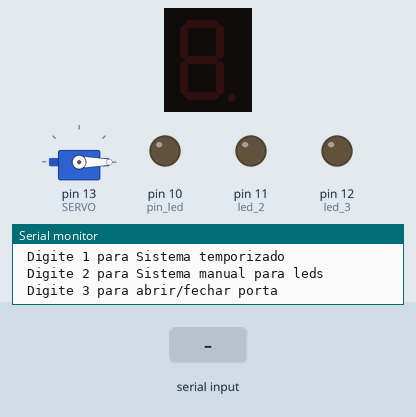
This sketch was run on a simulated Arduino Uno, built with avr-gcc and run on an emulated ATmega328P. Shown: 1-digit seven-segment display, servo, output pins drawn as LEDs (lit = HIGH), the last lines printed to the serial monitor. Wiring (inferred from the names in the program): 1-digit 7-segment display, segments lit when HIGH: segments pin 7, pin 8, pin 2, pin 3, pin 4, pin 6, pin 5, pin 9. Dashed ring = blinking. The test bench sets the inputs (shaded band). The segment pins are drawn as the display they are named for; pins used as bus, display or sensor lines are not drawn.

Above: at 1.2 s.
1.3 s: "1" received over Serial
At 2.7 s:
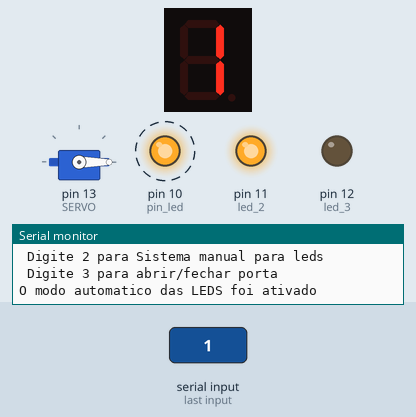
At 7.6 s:
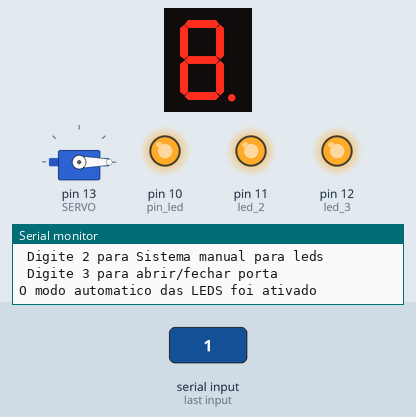
Timing chart, 0 to 9.1 s (numbered marks = the images above; inputs shaded):
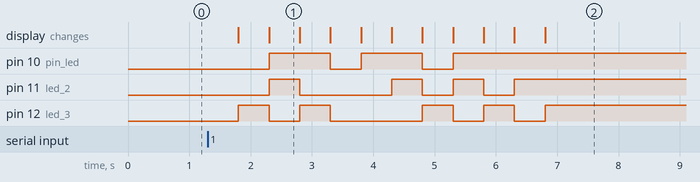

Measured:
- after the input at 1.3 s, pin 10 (pin_led): alternates HIGH for 1.0 s and LOW for 0.50 s, 5 changes in all, then stays HIGH, starting after 1.0 s; pin 11 (led_2): goes HIGH 0.50 s, LOW 1.5 s, HIGH 0.50 s, LOW 0.50 s, HIGH 0.50 s, LOW 0.50 s, then HIGH, starting after 1.0 s
- what the display in image 1 shows lasts 0.5 s, from 2.3 s to 2.8 s

The sketch:

aps_micro_prog.ino
```cpp
#include <Servo.h>

#define SERVO 13 // Porta Digital 6 PWM


//Controle do servo motor
Servo servoMotor; // Variável Servo
int posServo;
boolean statusServo = true; // false = fechado | true = aberto
boolean ledManual = false;

byte for_sist_temp[10][3] = { { 0,0,0 },  // = Digito 0
                           { 0,0,1 },  // = Digito 1
                           { 0,1,0 },  // = Digito 2
                           { 0,1,1 },  // = Digito 3
                           { 1,0,0 },  // = Digito 4
                           { 1,0,1 },  // = Digito 5
                           { 1,1,0 },  // = Digito 6
                           { 1,1,1 },  // = Digito 7
                           { 0,0,0 },  // = Digito 0
                           { 1,1,1 },  // = Digito 7
                                 };

byte seven_seg_digits[10][7] = { { 1,1,1,0,1,1,1 },  // = Digito 0
                                 { 1,0,0,0,0,0,1 },  // = Digito 1
                                 { 0,1,1,1,0,1,1 },  // = Digito 2
                                 { 1,1,0,1,0,1,1 },  // = Digito 3
                                 { 1,0,0,1,1,0,1 },  // = Digito 4
                                 { 1,1,0,1,1,1,0 },  // = Digito 5
                                 { 1,1,1,1,1,1,0 },  // = Digito 6
                                 { 1,0,0,0,0,1,1 },  // = Digito 7
                                 { 1,1,1,1,1,1,1 },  // = Digito 8
                                 { 1,1,0,1,1,1,1 },  // = Digito 9
                                 };
String comando = "MENU \n Digite 0 para sair \n Digite 1 para Sistema temporizado \n Digite 2 para Sistema manual para leds \n Digite 3 para abrir/fechar porta";

void setup()
{
  pinMode(2, OUTPUT); //Pino 2 do Arduino ligado ao segmento A
  pinMode(3, OUTPUT); //Pino 3 do Arduino ligado ao segmento B
  pinMode(4, OUTPUT); //Pino 4 do Arduino ligado ao segmento C
  pinMode(5, OUTPUT); //Pino 5 do Arduino ligado ao segmento D
  pinMode(6, OUTPUT); //Pino 6 do Arduino ligado ao segmento E
  pinMode(7, OUTPUT); //Pino 7 do Arduino ligado ao segmento F
  pinMode(8, OUTPUT); //Pino 8 do Arduino ligado ao segmento G
  pinMode(9, OUTPUT); //Vai ser o pino manual
  pinMode(10, OUTPUT); //led 1
  pinMode(11, OUTPUT); //led 2
  pinMode(12, OUTPUT); //led 3
  pinMode(13, OUTPUT); //Servo motor

  Serial.begin(9600);
  Serial.println(comando);

  servoMotor.attach(SERVO);
  servoMotor.write(0);

}

void sevenSegWrite(byte digit){
  byte pin = 2;
  byte pin_led = 10;

  //Percorre o array ligando os segmentos correspondentes ao digito
  for (byte segCount = 0; segCount < 10; ++segCount)
  {
    digitalWrite(pin, seven_seg_digits[digit][segCount]);
    digitalWrite(pin_led, seven_seg_digits[digit][segCount]);
    ++pin;
    ++pin_led;
  }
}


void displayseven(){
  //Contador de 0 a 15, ligando os segmentos correspondentes
  //0 a 9 = liga os segmentos correspondentes aos numeros
  //10 a 15 = Forma as letras A,B,C,D,E,F
  int limit = 15;
  for (byte count = 0; count < limit; count++)
  {
     delay(500);
     sevenSegWrite(count);
  }
  delay(4000);
}


void servo(){

  if (statusServo == true){
    for(posServo = 0; posServo < 120; posServo++)
    {
      servoMotor.write(posServo);
       delay(10);
    }
  }else{
    for(posServo = 120; posServo >= 0; posServo--)
    {
      servoMotor.write(posServo);
      delay(10);
    }
  }
}

int status = 999;
void loop()
{
  if (status == 999){

    char c = Serial.read(); //VARIÁVEL RESPONSÁVEL POR RECEBER O CARACTER DIGITADO NA ENTRADA DE DADOS DO MONITOR SERIAL

    switch(c){
      case '0':
        Serial.println("Saindo...");
         status = 0;
         break;
      case '1':
        Serial.println("O modo automatico das LEDS foi ativado");
        displayseven();
      case '2':
        if (!ledManual){
          Serial.println("O modo manual das LEDS foi ativado");
          digitalWrite(9, HIGH);
        }else{
          Serial.println("O modo manual das LEDS foi desativado");
         digitalWrite(9, LOW);
        }
        ledManual = !ledManual;
        break;
      case '3':
        if (statusServo){
         Serial.println("O portão está sendo fechada");
        }else{
          Serial.println("O portão está sendo aberta");
        }
        servo();
       statusServo = !statusServo;
        break;
    }
  }
}
```
